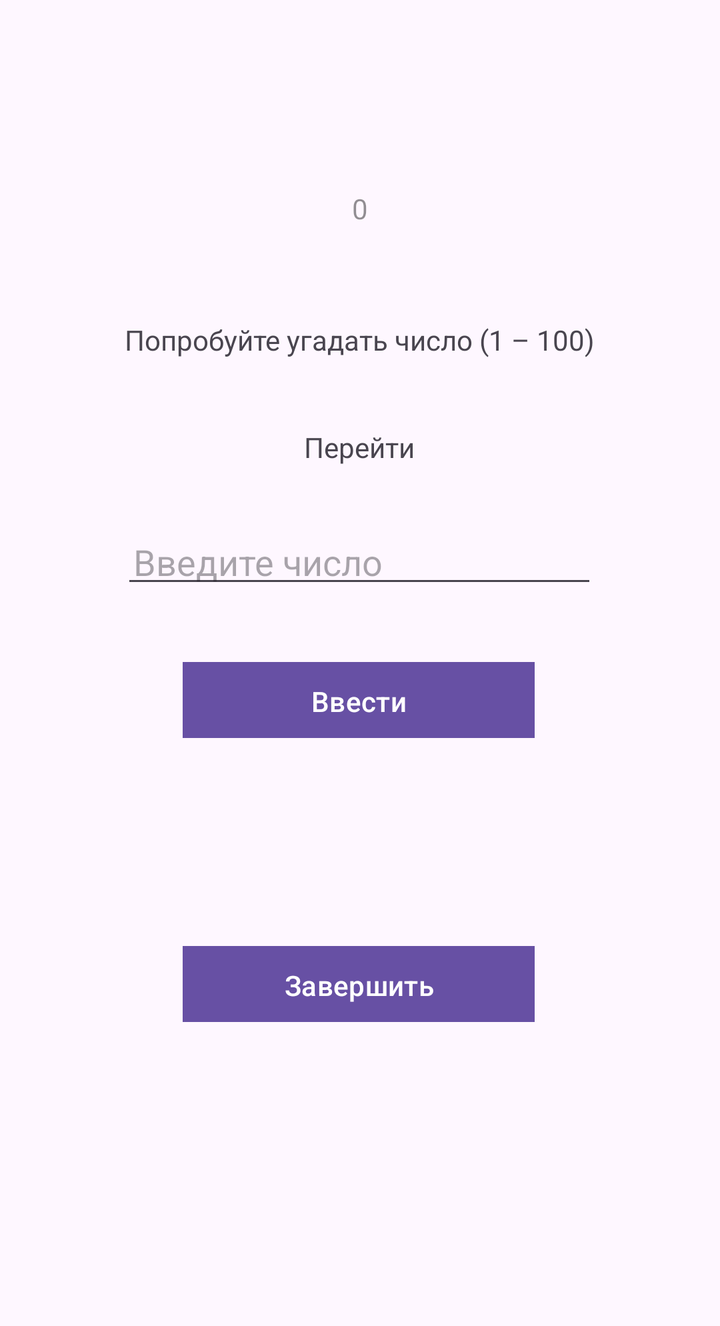
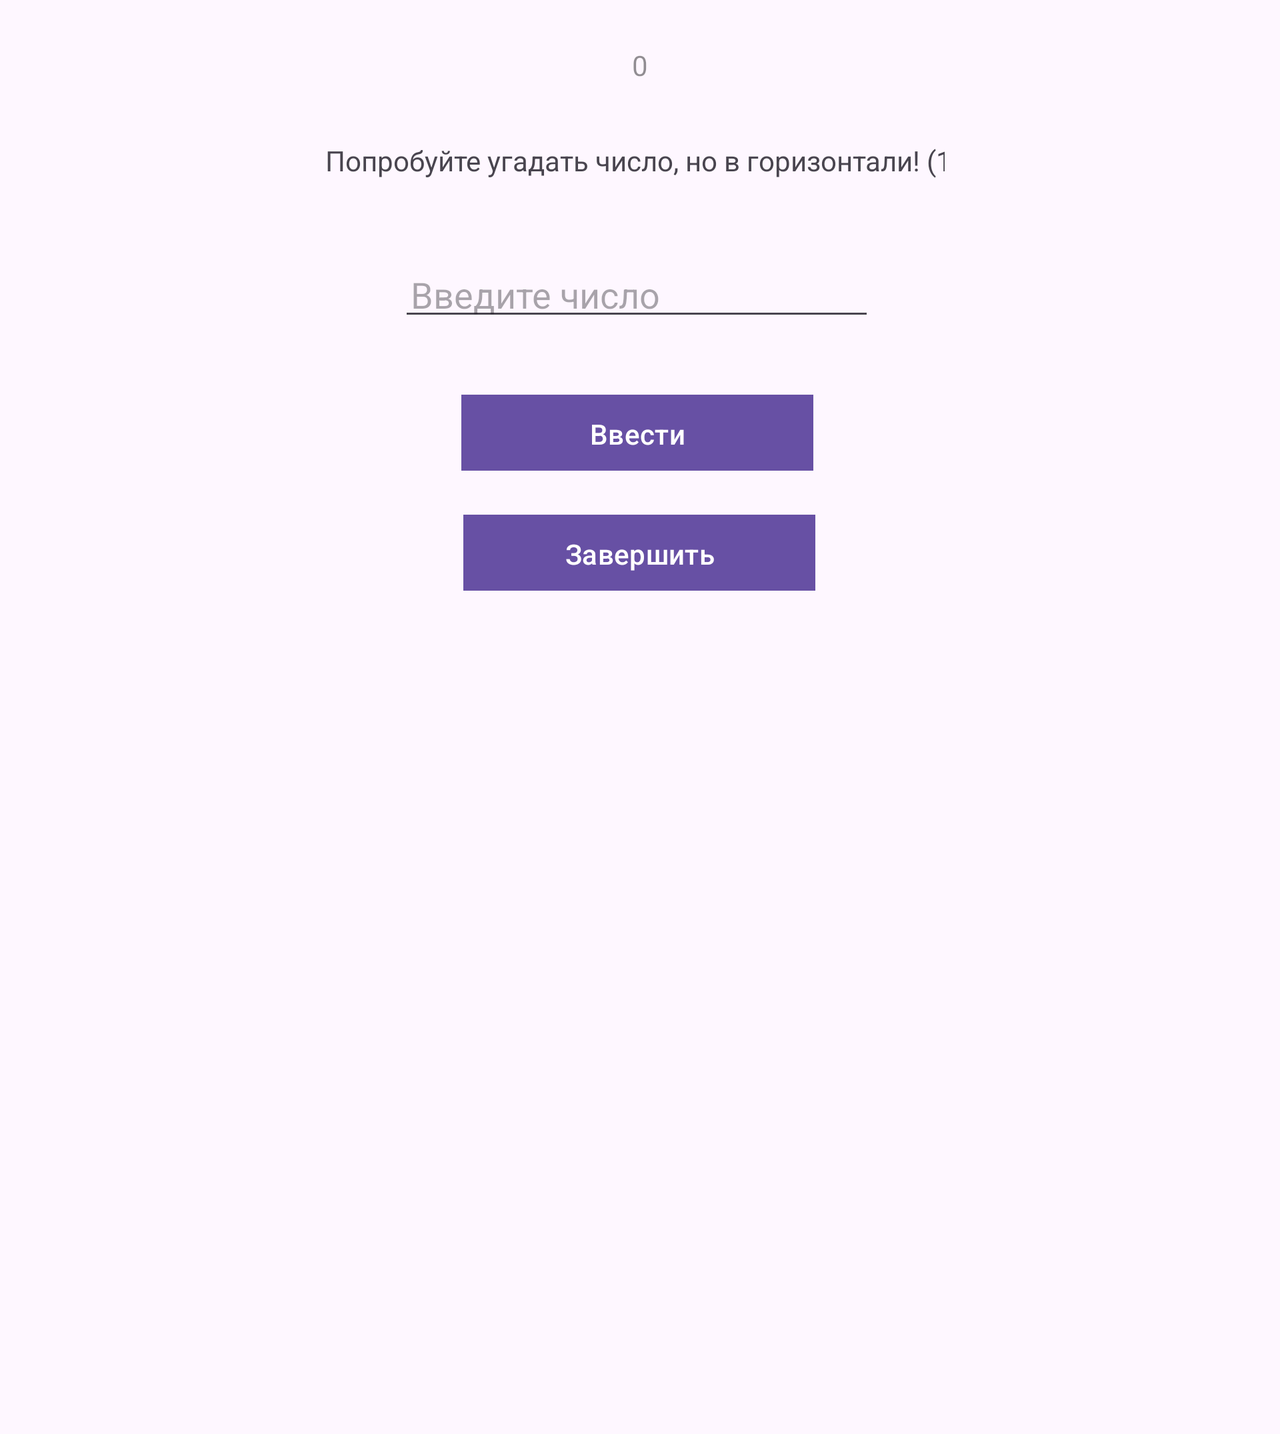

First picture: res/layout/ on a phone held upright. Second picture: the repository's own variant of that layout, on a device whose configuration matches the variant's folder. Source for both follows.
<!-- AndroidManifest.xml: application theme Theme.SixthLaba -->
<!-- res/layout/activity_main.xml -->
<?xml version="1.0" encoding="utf-8"?>
<ScrollView xmlns:android="http://schemas.android.com/apk/res/android"
    xmlns:app="http://schemas.android.com/apk/res-auto"
    xmlns:tools="http://schemas.android.com/tools"
    android:layout_width="match_parent"
    android:layout_height="match_parent"
    tools:context=".MainActivity">

    <LinearLayout
        android:layout_width="match_parent"
        android:layout_height="wrap_content"
        android:orientation="vertical"
        tools:layout_editor_absoluteX="16dp"
        tools:layout_editor_absoluteY="-2dp">

        <androidx.constraintlayout.widget.ConstraintLayout
            android:layout_width="match_parent"
            android:layout_height="663dp">

            <TextView
                android:id="@+id/textViewGoes2"
                android:layout_width="322dp"
                android:layout_height="33dp"

                android:hint="Information field"
                android:inputType="textPersonName"
                android:padding="6dp"
                android:text="@string/try_to_guess"
                android:textAlignment="center"
                app:layout_constraintBottom_toTopOf="@+id/editText3"
                app:layout_constraintEnd_toEndOf="parent"
                app:layout_constraintHorizontal_bias="0.492"
                app:layout_constraintStart_toStartOf="parent"
                app:layout_constraintTop_toTopOf="parent"
                app:layout_constraintVertical_bias="0.672" />

            <TextView
                android:id="@+id/textViewGoes"
                android:layout_width="322dp"
                android:layout_height="33dp"

                android:hint="Information field"
                android:inputType="textPersonName"
                android:onClick="moveToNextScreen"
                android:padding="6dp"
                android:text="@string/go_to_another"
                android:textAlignment="center"
                app:layout_constraintBottom_toTopOf="@+id/editText3"
                app:layout_constraintEnd_toEndOf="parent"
                app:layout_constraintHorizontal_bias="0.494"
                app:layout_constraintStart_toStartOf="parent"
                app:layout_constraintTop_toTopOf="parent"
                app:layout_constraintVertical_bias="0.906" />

            <Button
                android:id="@+id/button"
                android:layout_width="176dp"
                android:layout_height="38dp"
                android:layout_marginBottom="104dp"
                android:background="@color/light_orange"
                android:onClick="onClick"
                android:text="@string/input_value"
                android:textColor="@color/white"
                app:layout_constraintBottom_toTopOf="@+id/button_end"
                app:layout_constraintEnd_toEndOf="parent"
                app:layout_constraintHorizontal_bias="0.497"
                app:layout_constraintStart_toStartOf="parent" />

            <Button
                android:id="@+id/button_end"
                android:layout_width="176dp"
                android:layout_height="38dp"
                android:layout_marginBottom="152dp"
                android:background="@color/light_orange"
                android:text="Завершить"
                android:textColor="@color/white"
                app:layout_constraintBottom_toBottomOf="parent"
                app:layout_constraintEnd_toEndOf="parent"
                app:layout_constraintHorizontal_bias="0.497"
                app:layout_constraintStart_toStartOf="parent" />

            <EditText
                android:id="@+id/editText3"
                android:layout_width="238dp"
                android:layout_height="0dp"

                android:layout_marginBottom="32dp"
                android:hint="Введите число"
                android:inputType="number"
                android:padding="6dp"
                app:layout_constraintBottom_toTopOf="@+id/button"
                app:layout_constraintEnd_toEndOf="parent"
                app:layout_constraintHorizontal_bias="0.496"
                app:layout_constraintStart_toStartOf="parent" />

            <TextView
                android:id="@+id/textView2"
                android:layout_width="wrap_content"
                android:layout_height="wrap_content"
                android:text="0"
                android:textColor="#6D000000"
                app:layout_constraintBottom_toTopOf="@+id/textViewGoes"
                app:layout_constraintEnd_toEndOf="parent"
                app:layout_constraintStart_toStartOf="parent"
                app:layout_constraintTop_toTopOf="parent" />

        </androidx.constraintlayout.widget.ConstraintLayout>

    </LinearLayout>

</ScrollView>
<!-- resources referenced by this layout -->
<resources>
  <color name="light_orange">#214EF1</color>
  <color name="white">#FFFFFFFF</color>
  <string name="go_to_another">Перейти</string>
  <string name="input_value">Ввести</string>
  <string name="try_to_guess">Попробуйте угадать число (1 – 100)</string>
  <!-- from res/values-v23/ -->
  <style name="Theme.SixthLaba" parent="Base.Theme.SixthLaba">
          
          <item name="android:navigationBarColor">@android:color/transparent</item>
          <item name="android:statusBarColor">@android:color/transparent</item>
          <item name="android:windowLightStatusBar">?attr/isLightTheme</item>
      </style>
  <style name="Base.Theme.SixthLaba" parent="Theme.Material3.DayNight.NoActionBar">
          
          
      </style>
</resources>
<!-- res/layout-land/activity_main.xml (the repository's variant of the layout above) -->
<!-- drawn on the phone turned sideways -->
<?xml version="1.0" encoding="utf-8"?>

<ScrollView xmlns:android="http://schemas.android.com/apk/res/android"
    xmlns:app="http://schemas.android.com/apk/res-auto"
    xmlns:tools="http://schemas.android.com/tools"
    android:layout_width="match_parent"
    android:layout_height="match_parent"
    tools:context=".MainActivity">

    <LinearLayout
        android:layout_width="match_parent"
        android:layout_height="wrap_content"
        android:orientation="vertical"
        tools:layout_editor_absoluteX="16dp"
        tools:layout_editor_absoluteY="-2dp">

        <androidx.constraintlayout.widget.ConstraintLayout
            android:layout_width="match_parent"
            android:layout_height="717dp">

            <TextView
                android:id="@+id/textViewGoes"
                android:layout_width="322dp"
                android:layout_height="33dp"

                android:hint="Information field"
                android:inputType="textPersonName"
                android:padding="6dp"
                android:text="@string/try_to_guess_land"
                android:textAlignment="center"
                app:layout_constraintBottom_toTopOf="@+id/editText3"
                app:layout_constraintEnd_toEndOf="parent"
                app:layout_constraintHorizontal_bias="0.492"
                app:layout_constraintStart_toStartOf="parent"
                app:layout_constraintTop_toTopOf="parent"
                app:layout_constraintVertical_bias="0.672" />

            <Button
                android:id="@+id/button"
                android:layout_width="176dp"
                android:layout_height="38dp"
                android:layout_marginBottom="22dp"
                android:background="@color/light_orange"
                android:onClick="onClick"
                android:text="@string/input_value"
                android:textColor="@color/white"
                app:layout_constraintBottom_toTopOf="@+id/button_end"
                app:layout_constraintEnd_toEndOf="parent"
                app:layout_constraintHorizontal_bias="0.497"
                app:layout_constraintStart_toStartOf="parent" />

            <Button
                android:id="@+id/button_end"
                android:layout_width="176dp"
                android:layout_height="38dp"
                android:background="@color/light_orange"
                android:text="Завершить"
                android:textColor="@color/white"
                app:layout_constraintBottom_toBottomOf="parent"
                app:layout_constraintEnd_toEndOf="parent"
                app:layout_constraintHorizontal_bias="0.499"
                app:layout_constraintStart_toStartOf="parent"
                app:layout_constraintTop_toTopOf="parent"
                app:layout_constraintVertical_bias="0.379" />

            <EditText
                android:id="@+id/editText3"
                android:layout_width="238dp"
                android:layout_height="0dp"

                android:layout_marginBottom="32dp"
                android:hint="Введите число"
                android:inputType="number"
                android:padding="6dp"
                app:layout_constraintBottom_toTopOf="@+id/button"
                app:layout_constraintEnd_toEndOf="parent"
                app:layout_constraintHorizontal_bias="0.496"
                app:layout_constraintStart_toStartOf="parent" />

            <TextView
                android:id="@+id/textView2"
                android:layout_width="wrap_content"
                android:layout_height="wrap_content"
                android:text="0"
                android:textColor="#6D000000"
                app:layout_constraintBottom_toTopOf="@+id/textViewGoes"
                app:layout_constraintEnd_toEndOf="parent"
                app:layout_constraintStart_toStartOf="parent"
                app:layout_constraintTop_toTopOf="parent" />

        </androidx.constraintlayout.widget.ConstraintLayout>

    </LinearLayout>

</ScrollView>
<!-- resources referenced by the variant -->
<!-- as the phone turned sideways resolves them -->
<resources>
  <color name="light_orange">#214EF1</color>
  <color name="white">#FFFFFFFF</color>
  <string name="input_value">Ввести</string>
  <string name="try_to_guess_land">Попробуйте угадать число, но в горизонтали! (1 – 100)</string>
  <!-- from res/values-v23/ -->
  <style name="Theme.SixthLaba" parent="Base.Theme.SixthLaba">
          
          <item name="android:navigationBarColor">@android:color/transparent</item>
          <item name="android:statusBarColor">@android:color/transparent</item>
          <item name="android:windowLightStatusBar">?attr/isLightTheme</item>
      </style>
  <style name="Base.Theme.SixthLaba" parent="Theme.Material3.DayNight.NoActionBar">
          
          
      </style>
</resources>
